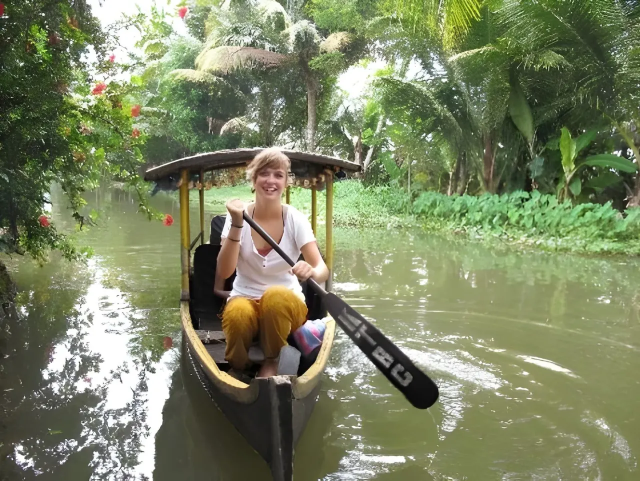
#> input picture site-single/assets/img/canoeing-lg.webp, 1280 x 961 px (shown at 1/2 size)
$ python hero_ai.py ../site-single/assets/img/canoeing-lg.webp
#> lines starting #> are read from the running program, lines starting #| are printed output that depends on the picture
"""Temporary AI hero images (sunrise, midday, sunset) -> site/assets/img/hero-*.webp.

Placeholders until the client supplies real full-size photos.
Usage: python3 build/hero_ai.py sunrise.png midday.png sunset.png
To go back to real photos, change HERO in build/build.py.
"""
import sys
from pathlib import Path
from PIL import Image

out = Path(__file__).resolve().parent.parent / "site/assets/img"
for name, src in zip(("sunrise", "midday", "sunset"), sys.argv[1:4]):
    im = Image.open(src).convert("RGB")
#> im is the input picture: PIL image 1280x961 RGB; mean R, G, B 124.4, 132.4, 99.8
    for tag, px in (("lg", 1920), ("sm", 800)):
        c = im.copy(); c.thumbnail((px, px)); c.save(out / f"hero-{name}-{tag}.webp", "WEBP", quality=80, method=6)
#> this loop made 2 passes
#> pass 2, `c = im.copy()`:
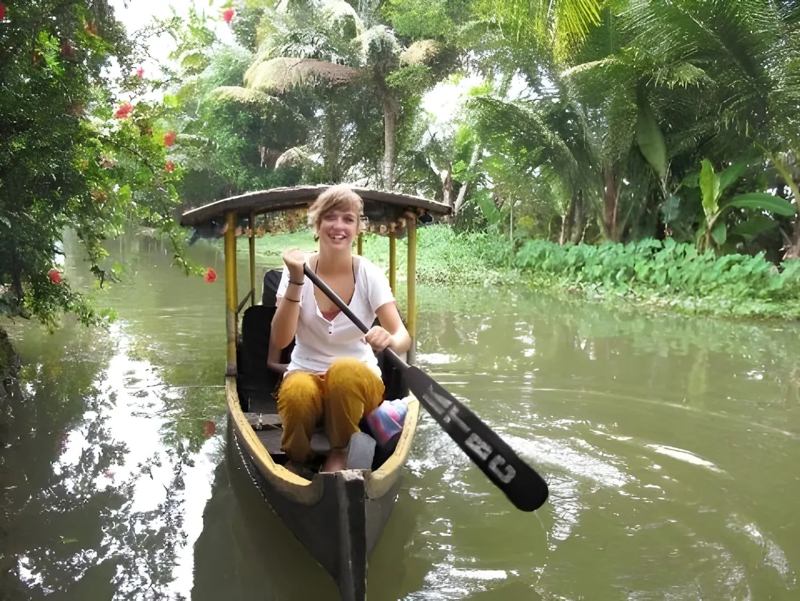
#> saved as hero-sunrise-sm.webp: PIL image 800x601 RGB; mean R, G, B 124.4, 132.4, 99.8
    print(name, im.size)
#| sunrise (1280, 961)

$ run again, on site-single/assets/img/chairs-green-lg.webp
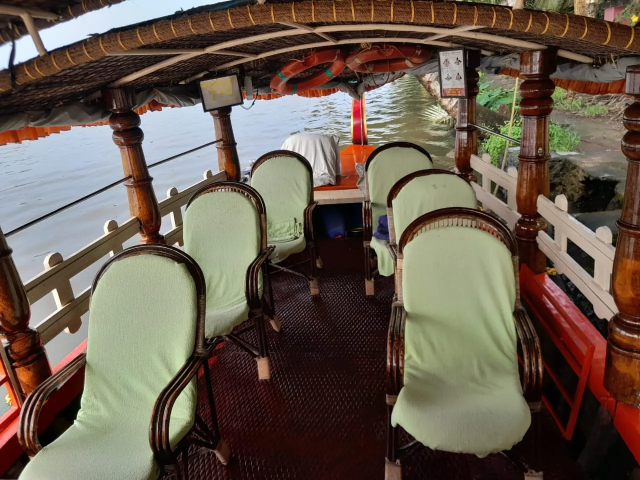
#> input picture site-single/assets/img/chairs-green-lg.webp, 1280 x 960 px (shown at 1/2 size)
#> im is the input picture: PIL image 1280x960 RGB; mean R, G, B 104.5, 91.5, 78.4
#> the loop `for tag, px in (("lg", 1920), ("sm", 800)):` made 2 passes
#> pass 2, `c = im.copy()`:
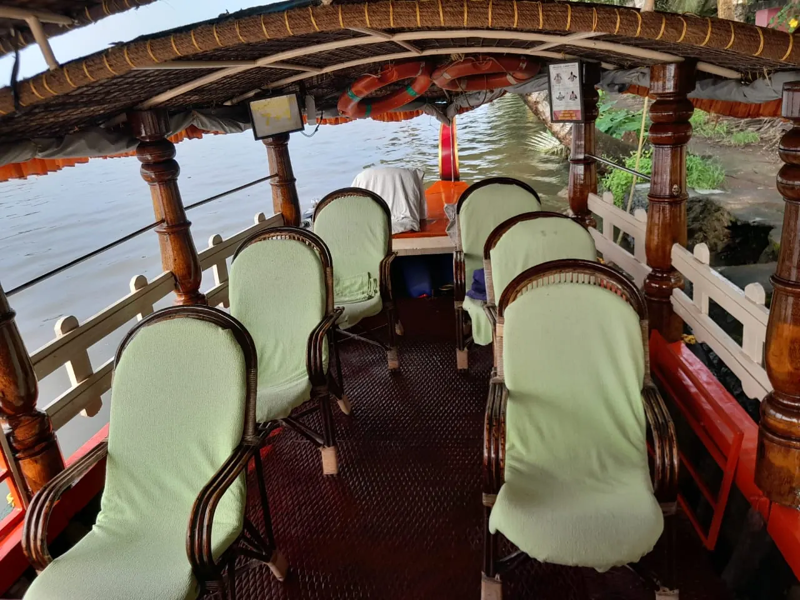
#> saved as hero-sunrise-sm.webp: PIL image 800x600 RGB; mean R, G, B 104.5, 91.5, 78.4
#| sunrise (1280, 960)

$ run again, on site-single/assets/img/chairs-pink-lg.webp
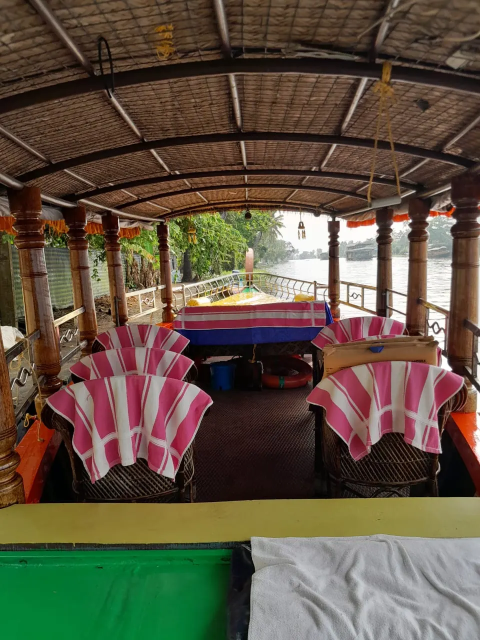
#> input picture site-single/assets/img/chairs-pink-lg.webp, 960 x 1280 px (shown at 1/2 size)
#> im is the input picture: PIL image 960x1280 RGB; mean R, G, B 95.5, 83.4, 66.3
#> the loop `for tag, px in (("lg", 1920), ("sm", 800)):` made 2 passes
#> pass 2, `c = im.copy()`:
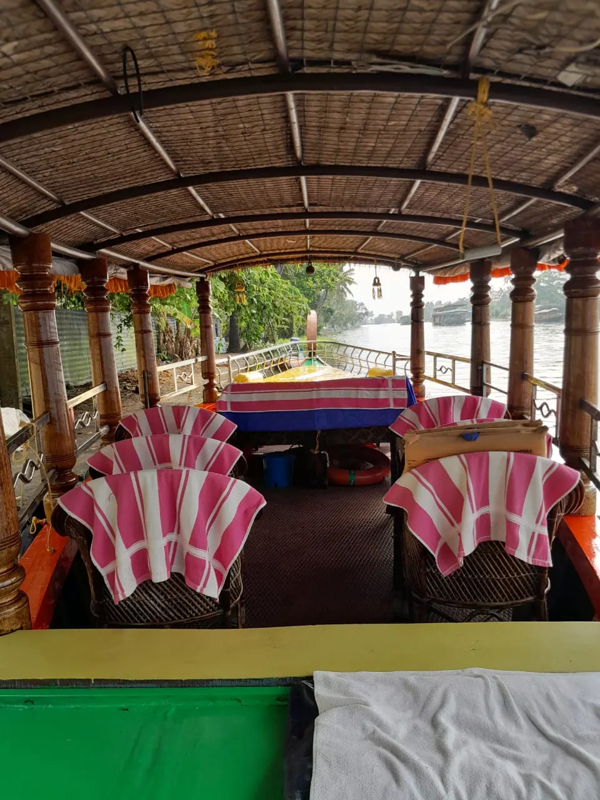
#> saved as hero-sunrise-sm.webp: PIL image 600x800 RGB; mean R, G, B 95.5, 83.4, 66.3
#| sunrise (960, 1280)
